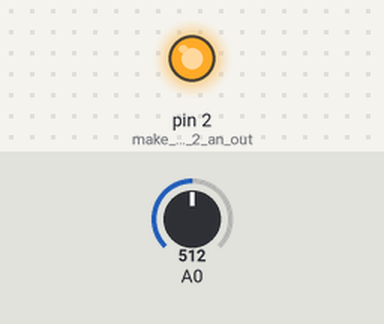
A sketch run on a simulated Arduino Uno, built with avr-gcc and run on an emulated ATmega328P. Parts: output pins drawn as LEDs (lit = HIGH). The test bench sets the inputs (shaded band); at power-on: A0 = 512.

Above: at 1.3 s.
1.4 s: A0 set to 0
At 2.3 s:
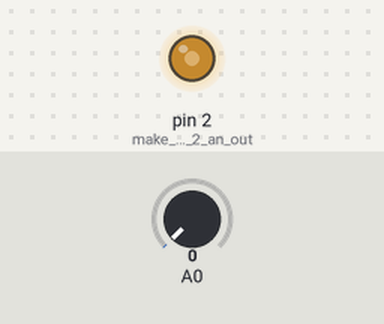
3.0 s: A0 set to 122
At 3.3 s:
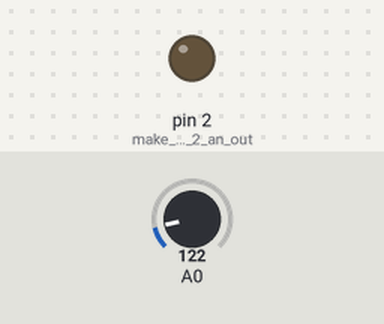
Timing chart, 0 to 12.1 s (numbered marks = the images above; inputs shaded):
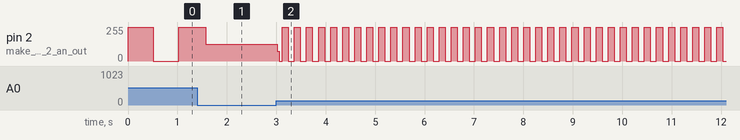

Measured:
- after the input at 3.0 s, pin 2 (make_digital_pin_2_an_out): 127/255 → 73/255 at once, then moves between 0/255 and 255/255, repeating every 0.49 s

The sketch:

knobblinkslight.ino
```cpp
int knob = 0;
bool led = true;

void setup() {
  // put your setup code here, to run once:
  pinMode(2, OUTPUT); // make digital pin 2 an output
}

void loop() {
  // put your main code here, to run repeatedly:
  digitalWrite(2, led);
  led = !led; // makes true false and false true

  knob = analogRead(A0); // 0-1023

  delay(knob);
}
```
